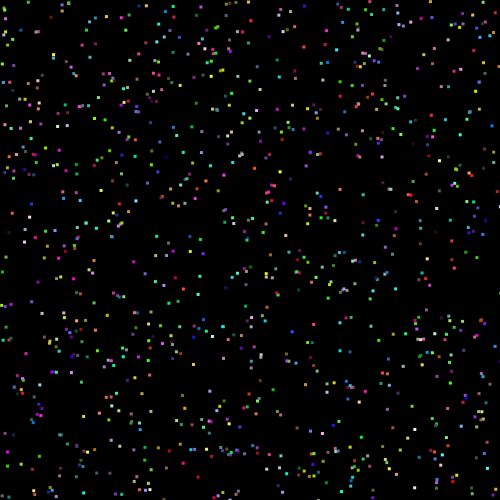
Frame 1 (no input)
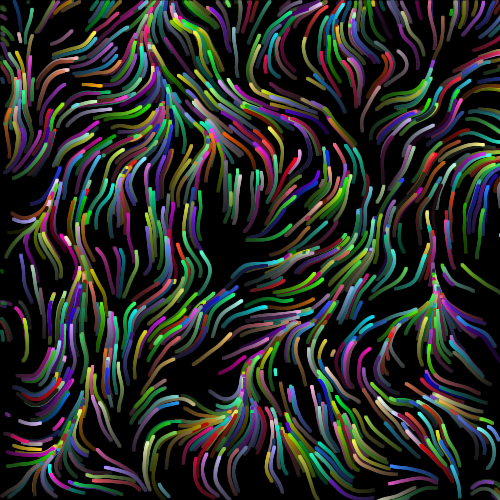
Frame 60 (no input)
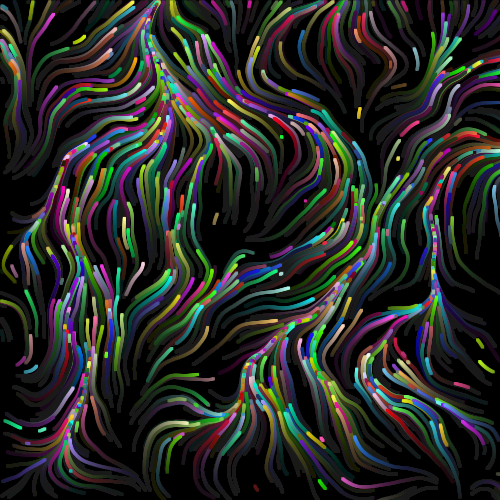
Frame 120 (the mouse pressed at the canvas centre since frame 60)

The p5.js sketch that drew these frames (run headless with seeded random() and noise() and a simulated clock; from frame 60 on, the mouse is pressed at the canvas centre):

// p5.js sketch
// ── sketch.js
let agents, numAgents, stepSize, agentSize, noiseScale

function setup() {
  createCanvas(500, 500)

  numAgents = 1000
  agents = []
  agentSize = 3

  for(let i = 0; i < numAgents; i += 1) {
    agents[i] = {
      x: random(width),
      y: random(height),
      colorR: random(255),
      colorG: random(255),
      colorB: random(255)
    }
  }

  noiseScale = random(0.01, 0.01)
  stepSize = random(0.5, 5)

  background(0)

  noStroke()
}


function draw() {
  background(0, 5)

  update()

  for(let i = 0; i < numAgents; i += 1) {
    fill(agents[i].colorR, agents[i].colorG, agents[i].colorB)
    rect(agents[i].x, agents[i].y, agentSize, agentSize)
  }
}

function update() {
  for(let i = 0; i < numAgents; i += 1) {
    let angle = noise(agents[i].x * noiseScale, agents[i].y * noiseScale) * TWO_PI

    agents[i].x += sin(angle) * stepSize
    agents[i].y += cos(angle) * stepSize


    if((agents[i].x > width) || (agents[i].x < 0) || (agents[i].y > height) || (agents[i].y < 0)) {
      agents[i].x = random(width)
      agents[i].y = random(height)
    }
  }
}
